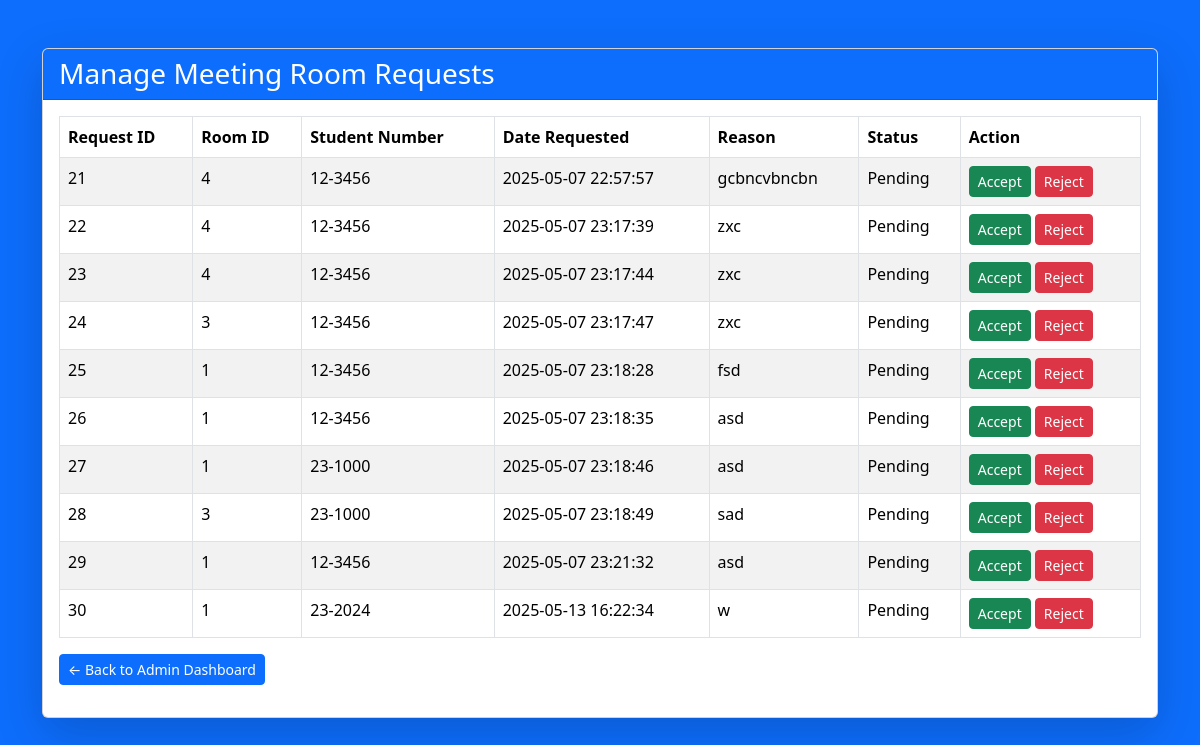
The page /admin_manage_requests.php on the database as committed earlier.
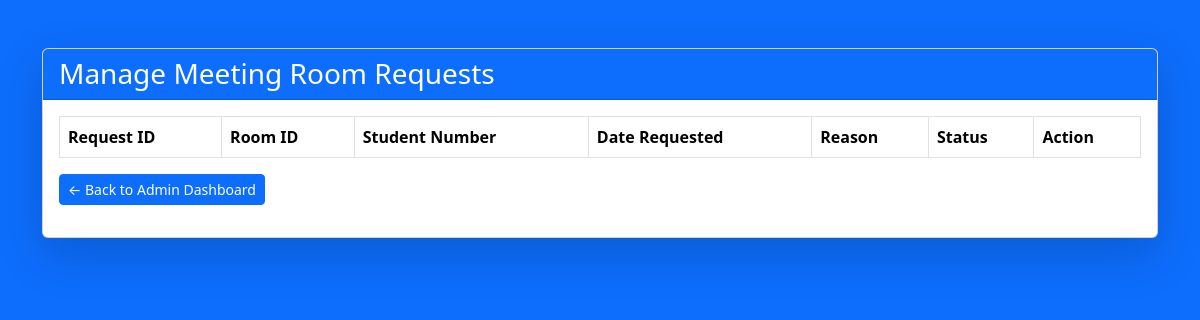
The same page on the database as committed later.
### tables this page shows
CREATE TABLE `mr_requests` (
  `req_id` int(11) NOT NULL,
  `room_id` int(11) NOT NULL,
  `student_number` varchar(20) NOT NULL,
  `date_requested` datetime NOT NULL,
  `reason` longtext NOT NULL,
  `status` enum('Pending','Approved','Rejected','') NOT NULL
);

### admin_manage_requests.php (the view, shortened to what this page needs)
<?php
include('db_connection.php');
$sql = "SELECT * FROM mr_requests WHERE status = 'Pending'";
$result = $conn->query($sql);
?>
<!DOCTYPE html>
<html lang="en">
<head>
    <link href="https://cdn.jsdelivr.net/npm/bootstrap@5.3.3/dist/css/bootstrap.min.css" rel="stylesheet">
</head>
<body>
    <div class="container mt-5">
        <div class="card shadow-lg">
            <div class="card-header bg-primary text-white">
                <h3 class="mb-0">Manage Meeting Room Requests</h3>
            </div>
            <div class="card-body">
                <table class="table table-striped table-bordered">
                    <thead>
                        <tr>
                            <th>Request ID</th>
                            <th>Room ID</th>
                            <th>Student Number</th>
                            <th>Date Requested</th>
                            <th>Reason</th>
                            <th>Status</th>
                            <th>Action</th>
                        </tr>
                    </thead>
                    <tbody>
                        <?php while ($row = $result->fetch_assoc()) : ?>
                            <tr>
                                <td><?php echo $row['req_id']; ?></td>
                                <td><?php echo $row['room_id']; ?></td>
                                <td><?php echo $row['student_number']; ?></td>
                                <td><?php echo $row['date_requested']; ?></td>
                                <td><?php echo htmlspecialchars($row['reason']); ?></td>
                                <td><?php echo $row['status']; ?></td>
                                <td>
                                    <form action="process_request.php" method="POST" style="display:inline;">
                                        <button type="submit" name="action" value="approve" class="btn btn-success btn-sm">Accept</button>
                                        <button type="submit" name="action" value="reject" class="btn btn-danger btn-sm">Reject</button>
                                    </form>
                                </td>
                            </tr>
                        <?php endwhile; ?>
                    </tbody>
                </table>
                <p><a href="admin_dashboard.php" class="btn btn-primary btn-sm">← Back to Admin Dashboard</a></p>
            </div>
        </div>
    </div>
</body>
</html>

### admin_manage_requests.php (style rules this page uses)
body { background-color: #0d6efd; color: white; }

Rows that differ between the two databases and show on the page:
removed mr_requests: req_id "21", room "4", student_number "12-3456", date_requested "2025-05-07 22:57:57", reason "gcbncvbncbn", status "Pending"
removed mr_requests: req_id "22", room "4", student_number "12-3456", date_requested "2025-05-07 23:17:39", reason "zxc", status "Pending"
removed mr_requests: req_id "23", room "4", student_number "12-3456", date_requested "2025-05-07 23:17:44", reason "zxc", status "Pending"
removed mr_requests: req_id "24", room "3", student_number "12-3456", date_requested "2025-05-07 23:17:47", reason "zxc", status "Pending"
removed mr_requests: req_id "25", room "1", student_number "12-3456", date_requested "2025-05-07 23:18:28", reason "fsd", status "Pending"
removed mr_requests: req_id "26", room "1", student_number "12-3456", date_requested "2025-05-07 23:18:35", reason "asd", status "Pending"
removed mr_requests: req_id "27", room "1", student_number "23-1000", date_requested "2025-05-07 23:18:46", reason "asd", status "Pending"
removed mr_requests: req_id "28", room "3", student_number "23-1000", date_requested "2025-05-07 23:18:49", reason "sad", status "Pending"
removed mr_requests: req_id "29", room "1", student_number "12-3456", date_requested "2025-05-07 23:21:32", reason "asd", status "Pending"
removed mr_requests: req_id "30", room "1", student_number "23-2024", date_requested "2025-05-13 16:22:34", reason "w", status "Pending"
